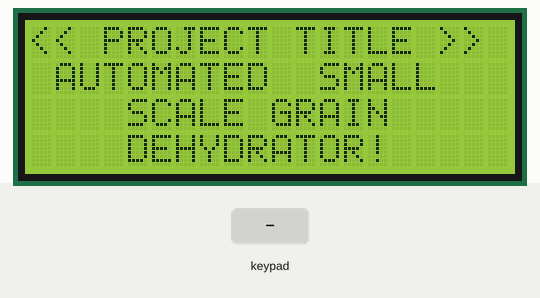
This sketch was run on a simulated Arduino Uno, built with avr-gcc and run on an emulated ATmega328P. On the bench: 20×4 character LCD. The inputs (shaded band) are chosen by the test bench. What the sketch prints to the serial monitor is not drawn.

Above: at 4.2 s.
At 13.4 s:
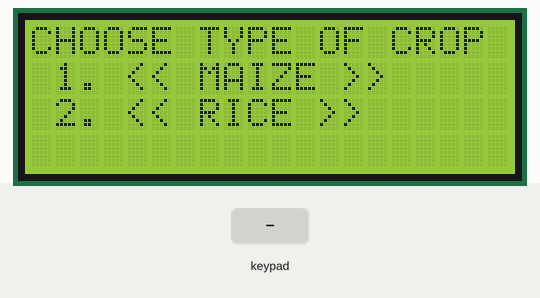
13.5 s: keypad keys 2 3 4 5 6 pressed 0.4 s apart
At 14.5 s:
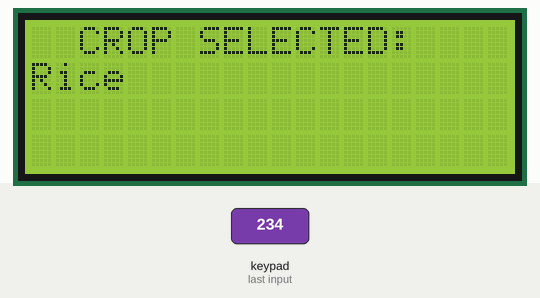
21.5 s: key 'A' pressed
24.5 s: key 'B' pressed
At 28.8 s:
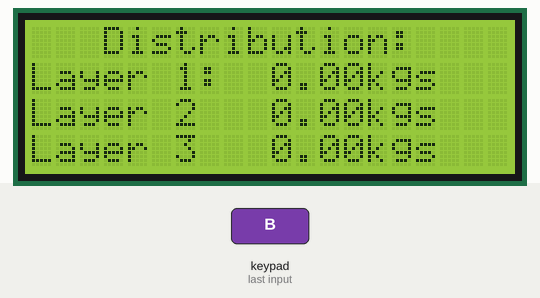
Timing chart, 0 to 30.3 s (numbered marks = the images above; inputs shaded):
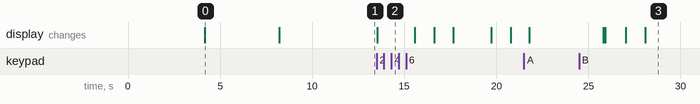

Measured:
- after the input at 13.5 s, the display: changes at once (image 2)
- after the input at 24.5 s, the display: first differs from a run without the input after 2.5 s (image 3 shows a later state)
- what the display in image 0 shows lasts 4.0 s, from 4.2 s to 8.2 s

The sketch:

main_code.ino
```cpp
//lcd + keypad

#include <LiquidCrystal_I2C.h>
#include <Keypad.h>  //install keypad library by Mark Stanley and Alexander Brevig

/*circuit: pin 2 corresopinds to f2 side on keypad. pin 10 is connected to extreme left of the keypad. other pins in between follow each other*/
LiquidCrystal_I2C lcd(0x27,20,4);
const byte ROWS = 5; //5 rows
const byte COLS = 4; //4 columns
//character array for string (more than one character)
char* specialKeys[] ={
            "F1",  "F2", "#", "*",
            "1",  "2", "3", "UP",
            "4",  "5", "6", "DOWN",
            "7",  "8", "9", "ESC",
            "LEFT",  "0", "RIGHT", "ENTER"
                    };

//character array for chars
char specialKeysID[] = {
        'A',  'B', '#', '*',
        '1',  '2', '3', 'C',
        '4',  '5', '6', 'D',
        '7',  '8', '9', 'E',
        'F',  '0', 'G', 'H'
      };

//populating the keys multidimensional array
char keys[ROWS][COLS] = {
{specialKeysID[0],  specialKeysID[1], specialKeysID[2], specialKeysID[3]},
{specialKeysID[4],  specialKeysID[5], specialKeysID[6], specialKeysID[7]},
{specialKeysID[8],  specialKeysID[9], specialKeysID[10], specialKeysID[11]},
{specialKeysID[12],  specialKeysID[13], specialKeysID[14], specialKeysID[15]},
{specialKeysID[16],  specialKeysID[17], specialKeysID[18], specialKeysID[19]}
};


byte rowPins[ROWS] = {2,3,4,5,6}; //connect to the row pinouts of the kpd
byte colPins[COLS] = {10,9,8,7}; //connect to the column pinouts of the kpd


Keypad customKeypad = Keypad( makeKeymap(keys), rowPins, colPins, ROWS, COLS );

// Variables

//String testString = "Technologies";  projectNmePt2 = "", innovationNamePt1 = "", innovationNamePt2 = "";
String projectNmePt1 = "AUTOMATED  SMALL ";
String StringprojectNmePt2 = "SCALE GRAIN";
String StringprojectNmePt3 = "DEHYDRATOR!";
String StringprojectTitle = "<< PROJECT TITLE >>";
String innovationNamePt1 = "BPV DRYING";
String innovationNamePt2 = "TECHNOLOGIES LTD!!!";
String cropPrompt = "CHOOSE TYPE OF CROP";
String crop1 = " 1. << MAIZE >>";
String crop2 = " 2. << RICE >>";
String selectedCrop = "CROP SELECTED: ";
String moistureContent = "MOISTURE CONTENT: ";
char key_pressed;
float requiredTemp = 20.0;
float requiredHumidity = 20.0;
float riceTemp = 20;
float maizeTemp = 30;
float riceHumidity = 50;
float maizeHumidity = 60;
char* pressed_key = "";
String kgsToLoad = "Enter No. of Kgs: ";
int x = 0; //for checking validity of crop selected
int y = 0; //for checking validity of no of kgs
int z = 0; //for checking validity of moisture content
String NoOfKgsStr = "";
String MoisContentStr = "";
int NoOfKgsCounter = 0;
int MoistureContentCounter = 0;
String distrAdvice = "Distribution: ";


//variables used for populating center text parameters
int row0 = 0;
int row1 = 1;
int row2 = 2;
int row3 = 3;

//variables for populating print_to_Lcd() function
int row_to_print = 0 ;
int column_to_print = 0;

// ***********IMPORTANT FUNCTIONS***********
// centerTxt(String txtToCenter, int rowToWrite): for centering text on lcd
//keyPressed(): for getting key pressed. return a char variable;
//getKey(char *k): for converting from single character declaration  to the other keys description described above.
//                : used inside keyPressed function


//function to center text
void centerTxt(String txtToCenter, int rowToWrite){
  int stringLength = 0, cursorPstn = 0;
  stringLength = txtToCenter.length();
  cursorPstn = (20-stringLength)/2;
  lcd.setCursor(cursorPstn,rowToWrite);
  lcd.print(txtToCenter);
}

char* getKey(char *k)
{
//Robojax.com 5x4 keypad detecting string value
for(int i=0; i<20; i++)
 {
    if(specialKeysID[i] ==k) return specialKeys[i];
  }

}//getKey

char* keyPressed(){

  char key = customKeypad.getKey();

   if (key){
    Serial.print("Key: ");
    char* pressed_key = getKey(key);
    Serial.println(pressed_key);
    return pressed_key;

    //To print single characters
    //Serial.println(key);
  }

}

//to check whether key pressed is valid. takes program back to crop enquiry. Returns valid key pressed
char* check_Key_for_crop_selection_and_validity(){
  key_pressed = keyPressed();
//    while (key_pressed != "1"||"2"){
//      lcd.clear();
//      centerTxt("Invalid choice",row0);
//      print_to_Lcd("Please Try Again",1,0);
//
//     delay(3000);
//     lcd.clear();
//      centerTxt(cropPrompt,row0);
//      print_to_Lcd(crop1, 1, 0);
//      print_to_Lcd(crop2, 2, 0);
//     key_pressed = keyPressed();
//    }
//    return key_pressed;
  }


//to print text to lcd
void print_to_Lcd( String stringToPrint, int rowToPrint, int columnToPrint){
  lcd.setCursor(columnToPrint, rowToPrint);
  lcd.print(stringToPrint);
  }

void setup() {
  Serial.begin(9600);
  lcd.init();
  lcd.clear();
  lcd.backlight();      // Make sure backlight is on

  centerTxt(innovationNamePt1,row0);
  centerTxt(innovationNamePt2,row1);
 delay(4000);

  lcd.clear();

  centerTxt(StringprojectTitle,row0);
  centerTxt(projectNmePt1,row1);
  centerTxt(StringprojectNmePt2,row2);
   centerTxt(StringprojectNmePt3,row3);
delay(4000);

 lcd.clear();
centerTxt(cropPrompt,row0);
 print_to_Lcd(crop1, 1, 0);
  print_to_Lcd(crop2, 2, 0);
delay(4000);


//  char key = customKeypad.getKey();
//
//   if (key){
//    Serial.print("Key: ");
//    char* pressed_key = getKey(key);
//    Serial.println(pressed_key);
//    print_to_Lcd("maize", 3, 0);
    //return pressed_key;
   }


 //char* validKey = check_Key_for_crop_selection_and_validity();


void loop() {


while(x!=5){

  if(x==1)
  {


centerTxt(cropPrompt,row0);
 print_to_Lcd(crop1, 1, 0);
  print_to_Lcd(crop2, 2, 0);
//Serial.println("costing");


  }

char key = customKeypad.getKey();


   if (key){


   // print_to_Lcd("maize", 3, 0);


     Serial.print("Key: ");
     pressed_key = getKey(key);
    Serial.println(pressed_key);

    if (pressed_key == "1" )
    {
      lcd.clear();
      centerTxt(selectedCrop,row0);

      print_to_Lcd("Maize",1,0);

      requiredTemp = maizeTemp;
      requiredHumidity = maizeHumidity;
      Serial.println("Required Temp is: ");
      Serial.print(requiredTemp);
      Serial.println("Required Humidity is: ");
      Serial.print(requiredHumidity);
      delay(2000);
      lcd.clear();
      x = 5;

      }else if(pressed_key == "2" ) {
      lcd.clear();
      centerTxt(selectedCrop,row0);
      print_to_Lcd("Rice",1 , 0);
      requiredTemp = riceTemp;
      requiredHumidity = riceHumidity;
      Serial.print("Required Temp is: ");
      Serial.println(requiredTemp);
      Serial.print("Required Humidity is: ");
      Serial.println(requiredHumidity);
      x=5;
      delay(2000);
      lcd.clear();


   }else {
         lcd.clear();
      centerTxt("Invalid Choice",row0);
      print_to_Lcd("Please Try Again",1 , 0);
      delay(2000);
      lcd.clear();
      x =1;
   }

   Serial.println(x);
   }
}

 while(z!=5){
  centerTxt(moistureContent,row0);

  if(z==1)
  {

centerTxt(moistureContent,row0);

  }

char key = customKeypad.getKey();


   if (key){


     pressed_key = getKey(key);


    if(MoistureContentCounter <= 2 && pressed_key != "ENTER"){
        MoisContentStr.concat(pressed_key);
        MoistureContentCounter++;
         print_to_Lcd(pressed_key,1,MoistureContentCounter);
         delay(1000);


    if(MoistureContentCounter == 2 && pressed_key != "ENTER"){
      Serial.println(MoisContentStr);
      lcd.clear();
      centerTxt(moistureContent,row0);
      print_to_Lcd(MoisContentStr,1,0);
      print_to_Lcd("%",1,2);
      delay(2000);
      lcd.clear();
      z=5;


//      if(noOfKgsFloat <= 30){
//        lcd.clear();
//        centerTxt(distrAdvice,row0);
//
//        float kgsPerLayer = noOfKgsFloat/3;
//        String kgsPerLayerString = String(kgsPerLayer);
//        print_to_Lcd("Layer 1: ",1,0);
//        print_to_Lcd(kgsPerLayerString,1,10);
//        print_to_Lcd("Layer 2",2,0);
//        print_to_Lcd(kgsPerLayerString,2,10);
//        print_to_Lcd("Layer 3",3,0);
//        print_to_Lcd(kgsPerLayerString,3,10);
//        y=5;
//        delay(10000);
//        lcd.clear();
//      }
//      else{
//        lcd.clear();
//        print_to_Lcd("A max of 30 allowed",0,1);
//        delay(4000);
//        y=1;
//        NoOfKgsCounter = 0;
//        NoOfKgsStr ="";
//        lcd.clear();
//
//
//      }
   }


   }
     }
}


    while(y!=5){
  centerTxt(kgsToLoad,row0);

  if(y==1)
  {

centerTxt(kgsToLoad,row0);

  }

char key = customKeypad.getKey();


   if (key){


     pressed_key = getKey(key);


    if(NoOfKgsCounter <= 2 && pressed_key != "ENTER"){
        NoOfKgsStr.concat(pressed_key);
        NoOfKgsCounter++;
         print_to_Lcd(pressed_key,1,NoOfKgsCounter);
         delay(1000);


    if(NoOfKgsCounter == 2 && pressed_key != "ENTER"){
      Serial.println(NoOfKgsStr);
      float noOfKgsFloat = 0;
      noOfKgsFloat = NoOfKgsStr.toFloat();
      if(noOfKgsFloat <= 30){
        lcd.clear();
        centerTxt(distrAdvice,row0);

        float kgsPerLayer = noOfKgsFloat/3;
        String kgsPerLayerString = String(kgsPerLayer);
        print_to_Lcd("Layer 1: ",1,0);
        print_to_Lcd(kgsPerLayerString,1,10);
        print_to_Lcd("kgs",1,14);
        print_to_Lcd("Layer 2",2,0);
        print_to_Lcd(kgsPerLayerString,2,10);
        print_to_Lcd("kgs",2,14);
        print_to_Lcd("Layer 3",3,0);
        print_to_Lcd(kgsPerLayerString,3,10);
        print_to_Lcd("kgs",3,14);
        y=5;
        delay(10000);
        lcd.clear();
      }
      else{
        lcd.clear();
        print_to_Lcd("A max of 30 allowed",0,1);
        delay(4000);
        y=1;
        NoOfKgsCounter = 0;
        NoOfKgsStr ="";
        lcd.clear();


      }
   }


   }
     }
}


     print_to_Lcd("Next step",1,0);

//    if (pressed_key == "1" )
//    {
//      lcd.clear();
//      centerTxt(selectedCrop,row0);
//      print_to_Lcd("Maize",1,0);
//      requiredTemp = maizeTemp;
//      requiredHumidity = maizeHumidity;
//      Serial.println("Required Temp is: ");
//      Serial.print(requiredTemp);
//      Serial.println("Required Humidity is: ");
//      Serial.print(requiredHumidity);
//      delay(2000);
//      lcd.clear();
//      x = 5;
//
//      }else if(pressed_key == "2" ) {
//      lcd.clear();
//      centerTxt(selectedCrop,row0);
//      print_to_Lcd("Rice",1 , 0);
//      requiredTemp = riceTemp;
//      requiredHumidity = riceHumidity;
//      Serial.println("Required Temp is: ");
//      Serial.println("Required Temp is: ");
//
//      x=5;
//      lcd.clear();
//
//      delay(2000);
//   }else {
//         lcd.clear();
//      centerTxt("Invalid Choice",row0);
//      print_to_Lcd("Please Try Again",1 , 0);
//      delay(2000);
//      lcd.clear();
//      x =1;
//   }
//
//   Serial.println(x);
//   }
//}
//


} // End loop


//getKey function to change print "string type characters"
```
